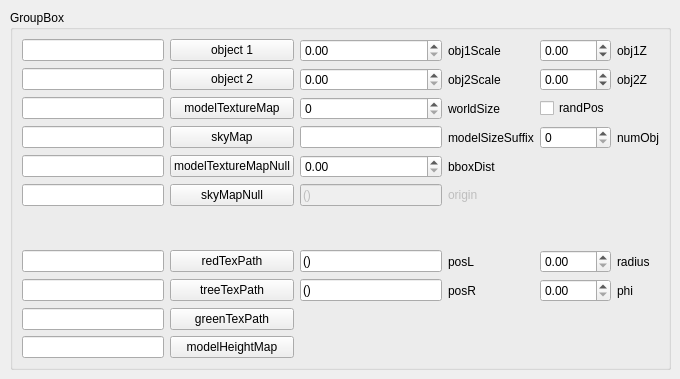
          <widget class="QWidget" name="tabWidget_4Page1">
           <attribute name="title">
            <string>Objects</string>
           </attribute>
           <widget class="QGroupBox" name="groupBox_7">
            <property name="enabled">
             <bool>true</bool>
            </property>
            <property name="geometry">
             <rect>
              <x>10</x>
              <y>10</y>
              <width>661</width>
              <height>360</height>
             </rect>
            </property>
            <property name="title">
             <string>GroupBox</string>
            </property>
            <layout class="QGridLayout" name="gridLayout_8">
             <item row="1" column="2">
              <widget class="QDoubleSpinBox" name="obj2Scale"/>
             </item>
             <item row="2" column="4">
              <widget class="QCheckBox" name="randPos">
               <property name="text">
                <string>randPos</string>
               </property>
              </widget>
             </item>
             <item row="10" column="3">
              <widget class="QLabel" name="label_19">
               <property name="text">
                <string>posL</string>
               </property>
              </widget>
             </item>
             <item row="10" column="5">
              <widget class="QLabel" name="label_10">
               <property name="text">
                <string>radius</string>
               </property>
              </widget>
             </item>
             <item row="11" column="1">
              <widget class="QPushButton" name="treeTexPathBtn">
               <property name="text">
                <string>treeTexPath</string>
               </property>
              </widget>
             </item>
             <item row="10" column="1">
              <widget class="QPushButton" name="redTexPathBtn">
               <property name="text">
                <string>redTexPath</string>
               </property>
              </widget>
             </item>
             <item row="13" column="0">
              <widget class="QLineEdit" name="greenTexPath"/>
             </item>
             <item row="1" column="3">
              <widget class="QLabel" name="label_110">
               <property name="text">
                <string>obj2Scale</string>
               </property>
              </widget>
             </item>
             <item row="4" column="0">
              <widget class="QLineEdit" name="skyMap"/>
             </item>
             <item row="0" column="3">
              <widget class="QLabel" name="label_109">
               <property name="text">
                <string>obj1Scale</string>
               </property>
              </widget>
             </item>
             <item row="0" column="0">
              <widget class="QLineEdit" name="object1"/>
             </item>
             <item row="0" column="2">
              <widget class="QDoubleSpinBox" name="obj1Scale"/>
             </item>
             <item row="0" column="1">
              <widget class="QPushButton" name="obj1PathBtn">
               <property name="text">
                <string>object 1</string>
               </property>
              </widget>
             </item>
             <item row="1" column="0">
              <widget class="QLineEdit" name="object2"/>
             </item>
             <item row="1" column="1">
              <widget class="QPushButton" name="obj2PathBtn">
               <property name="text">
                <string>object 2</string>
               </property>
              </widget>
             </item>
             <item row="11" column="2">
              <widget class="QLineEdit" name="posR">
               <property name="toolTip">
                <string>&lt;html&gt;&lt;head/&gt;&lt;body&gt;&lt;p&gt;Add &lt;span style=&quot; font-weight:600;&quot;&gt;2 &lt;/span&gt;items&lt;/p&gt;&lt;p&gt;(0, 0)&lt;/p&gt;&lt;/body&gt;&lt;/html&gt;</string>
               </property>
               <property name="text">
                <string>()</string>
               </property>
              </widget>
             </item>
             <item row="1" column="4">
              <widget class="QDoubleSpinBox" name="obj2Z">
               <property name="minimum">
                <double>-99.989999999999995</double>
               </property>
              </widget>
             </item>
             <item row="0" column="4">
              <widget class="QDoubleSpinBox" name="obj1Z">
               <property name="minimum">
                <double>-100.000000000000000</double>
               </property>
              </widget>
             </item>
             <item row="0" column="5">
              <widget class="QLabel" name="label_153">
               <property name="text">
                <string>obj1Z</string>
               </property>
              </widget>
             </item>
             <item row="2" column="3">
              <widget class="QLabel" name="label_149">
               <property name="text">
                <string>worldSize</string>
               </property>
              </widget>
             </item>
             <item row="1" column="5">
              <widget class="QLabel" name="label_154">
               <property name="text">
                <string>obj2Z</string>
               </property>
              </widget>
             </item>
             <item row="2" column="2">
              <widget class="QSpinBox" name="worldSize">
               <property name="maximum">
                <number>9999</number>
               </property>
              </widget>
             </item>
             <item row="2" column="0">
              <widget class="QLineEdit" name="modelTextureMap"/>
             </item>
             <item row="2" column="1">
              <widget class="QPushButton" name="modelTextureMapBtn">
               <property name="text">
                <string>modelTextureMap</string>
               </property>
              </widget>
             </item>
             <item row="4" column="1">
              <widget class="QPushButton" name="skyMapBtn">
               <property name="text">
                <string>skyMap</string>
               </property>
              </widget>
             </item>
             <item row="5" column="0">
              <widget class="QLineEdit" name="modelTextureMapNull">
               <property name="text">
                <string/>
               </property>
              </widget>
             </item>
             <item row="14" column="0">
              <widget class="QLineEdit" name="modelHeightMap">
               <property name="text">
                <string/>
               </property>
              </widget>
             </item>
             <item row="6" column="0">
              <widget class="QLineEdit" name="skyMapNull"/>
             </item>
             <item row="11" column="0">
              <widget class="QLineEdit" name="treeTexPath"/>
             </item>
             <item row="14" column="1">
              <widget class="QPushButton" name="modelHeightMapBtn">
               <property name="text">
                <string>modelHeightMap</string>
               </property>
              </widget>
             </item>
             <item row="13" column="1">
              <widget class="QPushButton" name="greenTexPathBtn">
               <property name="text">
                <string>greenTexPath</string>
               </property>
              </widget>
             </item>
             <item row="5" column="1">
              <widget class="QPushButton" name="modelTextureMapNullBtn">
               <property name="text">
                <string>modelTextureMapNull</string>
               </property>
              </widget>
             </item>
             <item row="10" column="0">
              <widget class="QLineEdit" name="redTexPath"/>
             </item>
             <item row="6" column="1">
              <widget class="QPushButton" name="skyMapNullBtn">
               <property name="text">
                <string>skyMapNull</string>
               </property>
              </widget>
             </item>
             <item row="5" column="3">
              <widget class="QLabel" name="label_21">
               <property name="text">
                <string>bboxDist</string>
               </property>
              </widget>
             </item>
             <item row="5" column="2">
              <widget class="QDoubleSpinBox" name="bboxDist"/>
             </item>
             <item row="6" column="3">
              <widget class="QLabel" name="label_76">
               <property name="enabled">
                <bool>false</bool>
               </property>
               <property name="text">
                <string>origin</string>
               </property>
              </widget>
             </item>
             <item row="4" column="2">
              <widget class="QLineEdit" name="modelSizeSuffix"/>
             </item>
             <item row="6" column="2">
              <widget class="QLineEdit" name="origin">
               <property name="enabled">
                <bool>false</bool>
               </property>
               <property name="toolTip">
                <string>&lt;html&gt;&lt;head/&gt;&lt;body&gt;&lt;p&gt;Add &lt;span style=&quot; font-weight:600;&quot;&gt;3 &lt;/span&gt;items&lt;/p&gt;&lt;p&gt;(0, 0, 0)&lt;/p&gt;&lt;/body&gt;&lt;/html&gt;</string>
               </property>
               <property name="text">
                <string>()</string>
               </property>
              </widget>
             </item>
             <item row="4" column="3">
              <widget class="QLabel" name="label_45">
               <property name="text">
                <string>modelSizeSuffix</string>
               </property>
              </widget>
             </item>
             <item row="10" column="2">
              <widget class="QLineEdit" name="posL">
               <property name="toolTip">
                <string>&lt;html&gt;&lt;head/&gt;&lt;body&gt;&lt;p&gt;Add &lt;span style=&quot; font-weight:600;&quot;&gt;2 &lt;/span&gt;items&lt;/p&gt;&lt;p&gt;(0, 0)&lt;/p&gt;&lt;/body&gt;&lt;/html&gt;</string>
               </property>
               <property name="text">
                <string>()</string>
               </property>
              </widget>
             </item>
             <item row="11" column="3">
              <widget class="QLabel" name="label_20">
               <property name="text">
                <string>posR</string>
               </property>
              </widget>
             </item>
             <item row="4" column="4">
              <widget class="QSpinBox" name="numObj"/>
             </item>
             <item row="4" column="5">
              <widget class="QLabel" name="label_25">
               <property name="text">
                <string>numObj</string>
               </property>
              </widget>
             </item>
             <item row="10" column="4">
              <widget class="QDoubleSpinBox" name="radius">
               <property name="maximum">
                <double>9999.000000000000000</double>
               </property>
              </widget>
             </item>
             <item row="7" column="1" rowspan="3">
              <spacer name="verticalSpacer">
               <property name="orientation">
                <enum>Qt::Vertical</enum>
               </property>
               <property name="sizeHint" stdset="0">
                <size>
                 <width>20</width>
                 <height>40</height>
                </size>
               </property>
              </spacer>
             </item>
             <item row="11" column="4">
              <widget class="QDoubleSpinBox" name="phi">
               <property name="maximum">
                <double>360.000000000000000</double>
               </property>
              </widget>
             </item>
             <item row="11" column="5">
              <widget class="QLabel" name="label_24">
               <property name="text">
                <string>phi</string>
               </property>
              </widget>
             </item>
            </layout>
           </widget>
          </widget>
